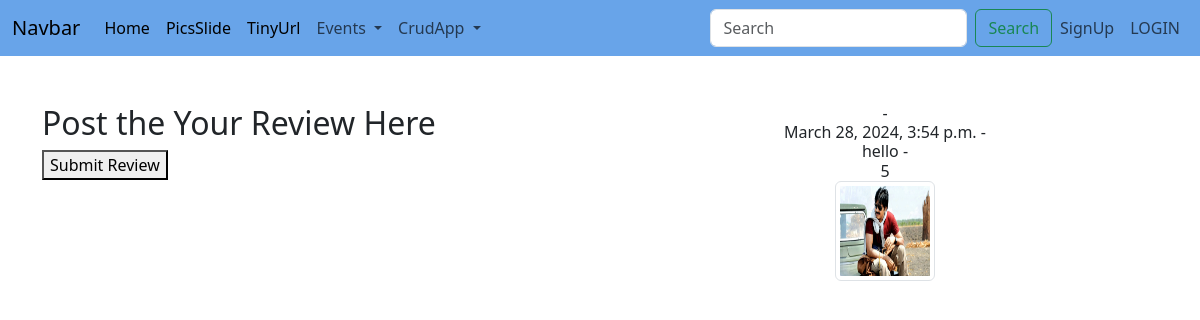
/h2/, run on the app's committed database.
### reviews/models.py (models this page shows, shortened)
class TouristReview(models.Model):
    user = models.CharField(max_length=100)
    text = models.TextField()
    rating = models.IntegerField()
    image = models.ImageField(upload_to='static/media/review_images/', null=True, blank=True)
    created_at = models.DateTimeField(auto_now_add=True)

### reviews/views.py (the view)
# urls.py: path('',review_list,name='review_list'),
def review_list(request):
    if request.method == 'GET':
        reviews = TouristReview.objects.all()
        return render(request, 'reviewpage.html',{'reviews':reviews})

### templates/reviewpage.html (shortened to what this page needs)
{% extends 'Navbar.html' %}
{% load static %}
{% block body %}
<div>
  <div class="container">
  <div class="row">
      <div class="col text-left">
        <br> <br>
        <h2>Post the Your Review Here</h2>
        <form method="post" enctype="multipart/form-data"  action="{% url 'add_review' %}">
        <button type="submit">Submit Review</button>
        </form>
      </div>
      <div  align="center" class="col">
          <br><br>
          <h6>
             {% for review in reviews %}
             {{ review.user.username }} -
              <br> {{ review.created_at }} -
              <br> {{ review.text }} -
              <br> {{ review.rating }}
<br>
              <img src='{{ review.image.url }}' alt="Review Image" class="img-thumbnail" style="width: 100px; height: 100px;">
              {% endfor %}
          </h6>
      </div></div>
</div>
</div>
{% endblock %}

### data on the page
TouristReview: created_at "March 28, 2024, 3:54 p.m.", text "hello", rating "5", image (picture)
